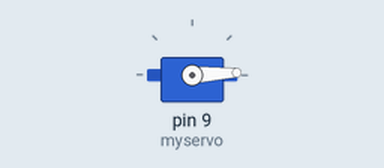
Recording of a sketch running on a simulated Arduino Uno, built with avr-gcc and run on an emulated ATmega328P. Shown: servo.

Above: at 0.05 s.
At 1.3 s:
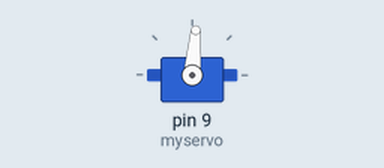
At 2.6 s:
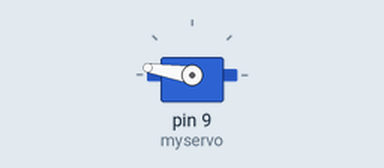
At 5.2 s:
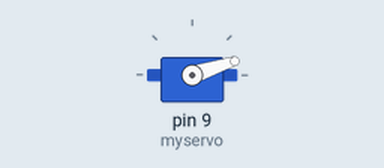
Timing chart, 0 to 7.1 s (numbered marks = the images above):
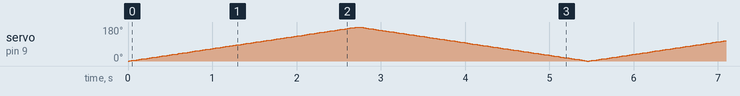

The sketch:

Servo.ino
```cpp
// Arduino sketch for Servo
#include <Servo.h>

Servo myservo;
int pos = 0;

void setup() {
  myservo.attach(9);
}

void loop() {
  for (pos = 0; pos <= 180; pos++) {
    myservo.write(pos);
    delay(15);
  }
  for (pos = 180; pos >= 0; pos--) {
    myservo.write(pos);
    delay(15);
  }
}
```
